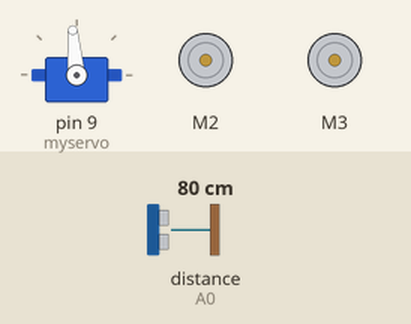
Recording of a sketch running on a simulated Arduino Uno, built with avr-gcc and run on an emulated ATmega328P. Parts: servo, 2 × DC motor (green arrow = forward, orange = backward, longer = faster). Inputs (shaded band) come from the test bench; at power-on: distance to the obstacle (sensor on A0) 80 cm. The echo pulse lasts 58.3 µs per cm.

Above: at 2.9 s.
3.0 s: distance to the obstacle (sensor on A0) set to 26 cm
At 4.3 s:
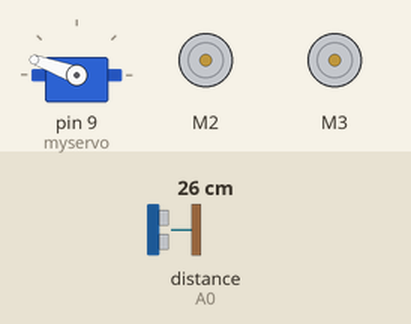
6.0 s: distance to the obstacle (sensor on A0) set to 22 cm
At 7.8 s:
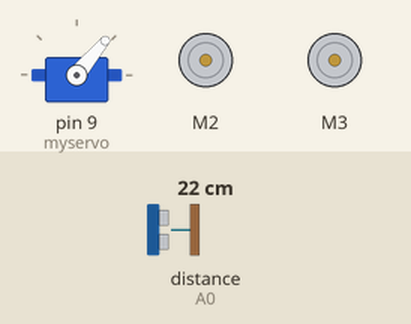
12.0 s: distance to the obstacle (sensor on A0) set to 35 cm
At 14.2 s:
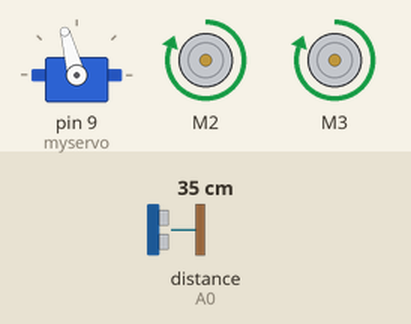
Timing chart, 0 to 15.7 s (numbered marks = the images above; inputs shaded):
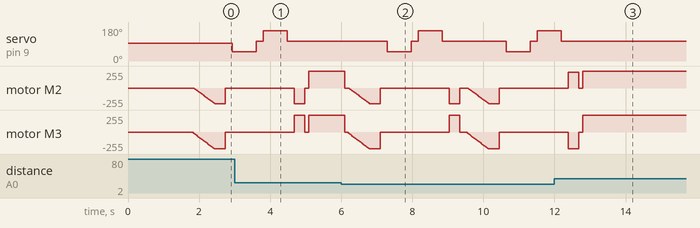

Measured:
- the behaviour switches between 25 and 24 cm on distance to the obstacle (sensor on A0) (found by bisection; images 1 and 2)
- after the input at 12.0 s, servo on pin 9 (myservo): goes on until 12.2 s, then stays 105°

The sketch:

L293D-tranhvatcan.ino
```cpp
#include <AFMotor.h>
#include <NewPing.h>
#include <Servo.h>

//   4 chân của cảm biến siêu âm: GND,ECHO,TRIG,VCC
// Chúng ta: 1 đầu bẹ 4 dây (cắm vào cảm biến siêu âm); 1 đầu tuốt dây (cắm vào Lỗ trên Arduino, Sau đó cắm chồng board L293D lên)
// SIÊU ÂM hc-04 --------Arduino
//       GND         -    GND
//       ECHO        -    A1
//       TRIG        -    A2
//       VCC         -    5V

/************************************************/
//Servo SG90 cắm vao giắc 3 chân: SERVO1 (TRÊN L293D)


#define ECHO_PIN A0          //noi chan A0 (Uno)
#define TRIG_PIN A1          //Noi chan A1 (Uno)

#define MAX_DISTANCE 200
#define MAX_SPEED 235        // cài đặt tốc độ động cơ DC motors
#define MAX_SPEED_OFFSET 20

AF_DCMotor motor1(2);        //motor - phai- noi pin 2 của L293D
AF_DCMotor motor2(3);        //motor - trai- noi pin 3 của L293D

Servo myservo;

NewPing sonar(TRIG_PIN, ECHO_PIN, MAX_DISTANCE);
boolean goesForward=false;
int distance = 100;
int speedSet = 0;
char command;


int dugme=1;
void setup()
{

    myservo.attach(9);         //tương ứng SERVO2; NẾU CẮM SERVO1 - KHAI  myservo.attach(10);
    myservo.write(95);         //Chỉnh lại góc quay SG90: 85,95,105,... sao cho cảm biến siêu âm thẳng với xe
    delay(1000);
    distance = readPing();
    delay(100);
    distance = readPing();
    delay(100);
    distance = readPing();
    delay(100);
    distance = readPing();
    delay(100);

    Serial.begin(9600);  //Set the baud rate to your Bluetooth module.
}
void loop(){
      long duration, distance;
           while(dugme==1)
           {
               int distanceR = 0;
               int distanceL =  0;
               delay(40);
               if(distance<=24)
               {
                    moveStop();
                    delay(100);
                    moveBackward();
                    delay(300);
                    moveStop();
                    delay(200);
                    distanceR = lookRight();
                    delay(200);
                    distanceL = lookLeft();
                    delay(200);
                    if(distanceR>=distanceL)
                    {
                      turnRight();
                      moveStop();
                    }else
                    {
                      turnLeft();
                      moveStop();
                    }
               }else
               {
                forward();
               }
               distance = readPing();
           }
}
void forward()
{
  motor1.setSpeed(255); //Define maximum velocity
  motor1.run(FORWARD); //rotate the motor clockwise
  motor2.setSpeed(255); //Define maximum velocity
  motor2.run(FORWARD); //rotate the motor clockwise
}
void back()
{
  motor1.setSpeed(255);
  motor1.run(BACKWARD);
  motor2.setSpeed(255);
  motor2.run(BACKWARD);
}
void left()
{
  motor1.setSpeed(255);
  motor1.run(FORWARD);
  motor2.setSpeed(0);
  motor2.run(RELEASE);
}
void right()
{
  motor1.setSpeed(0);
  motor1.run(RELEASE);
  motor2.setSpeed(255);
  motor2.run(FORWARD);
}
void aheadLeft()
{
  motor1.setSpeed(255);
  motor1.run(FORWARD);
  motor2.setSpeed(125);
  motor2.run(FORWARD);
}
void aheadRight()
{
  motor1.setSpeed(125);
  motor1.run(FORWARD);
  motor2.setSpeed(255);
  motor2.run(FORWARD);
}
void backRight()
{
  motor1.setSpeed(125);
  motor1.run(BACKWARD);
  motor2.setSpeed(255);
  motor2.run(BACKWARD);
}
void backLeft()
{
  motor1.setSpeed(255);
  motor1.run(BACKWARD);
  motor2.setSpeed(125);
  motor2.run(BACKWARD);
}
void Stop()
{
  motor1.setSpeed(0);
  motor2.run(RELEASE);
  motor2.setSpeed(0);
  motor2.run(RELEASE);
}
void stopAvoiding()
{
  dugme=0;
  motor1.setSpeed(0);
  motor2.run(RELEASE);
  motor2.setSpeed(0);
  motor2.run(RELEASE);
}

int lookRight()
{
    myservo.write(50);
    delay(500);
    int distance = readPing();
    delay(100);
    myservo.write(105);
    return distance;
}
int lookLeft()
{
    myservo.write(160);
    delay(500);
    int distance = readPing();
    delay(100);
    myservo.write(105);
    return distance;
    delay(100);
}
int readPing() {
  delay(70);
  int cm = sonar.ping_cm();
  if(cm==0)
  {
    cm = 250;
  }
  return cm;
}
void moveStop() {
  motor1.run(RELEASE);
  motor2.run(RELEASE);
  }
void moveForward() {
 if(!goesForward)
  {
    goesForward=true;
    motor1.run(FORWARD);
    motor2.run(FORWARD);
   for (speedSet = 0; speedSet < MAX_SPEED; speedSet +=2) // slowly bring the speed up to avoid loading down the batteries too quickly
   {
    motor1.setSpeed(speedSet);
    motor2.setSpeed(speedSet+MAX_SPEED_OFFSET);
    delay(5);
   }
  }
}
void moveBackward() {
    goesForward=false;
    motor1.run(BACKWARD);
    motor2.run(BACKWARD);
  for (speedSet = 0; speedSet < MAX_SPEED; speedSet +=2) // slowly bring the speed up to avoid loading down the batteries too quickly
  {
    motor1.setSpeed(speedSet);
    motor2.setSpeed(speedSet+MAX_SPEED_OFFSET);
    delay(5);
  }
}
void turnRight() {
  motor2.run(FORWARD);
  motor1.run(BACKWARD);
  delay(300);
  motor2.run(FORWARD);
  motor1.run(FORWARD);
}
void turnLeft() {
  motor2.run(BACKWARD);
  motor1.run(FORWARD);
  delay(300);
  motor2.run(FORWARD);
  motor1.run(FORWARD);
}
```
